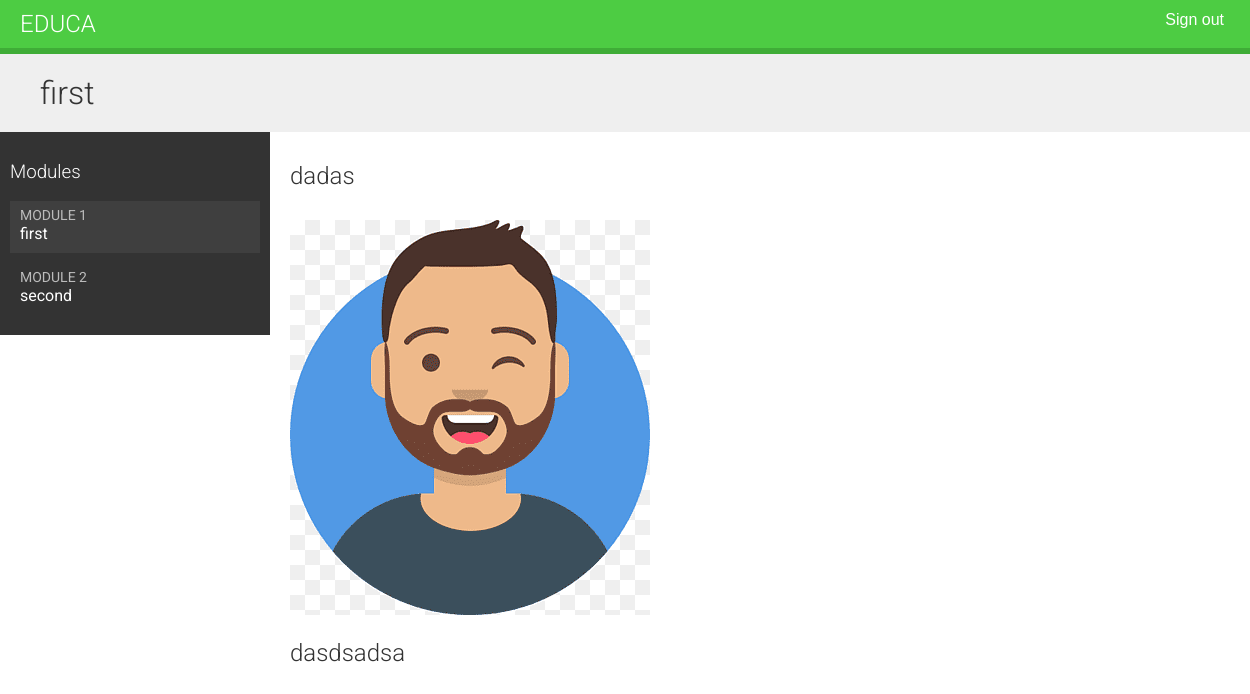
/students/course/1/ (signed in), run on the app's committed database.
### courses/models.py (models this page shows, shortened)
class Module(models.Model):
    course = models.ForeignKey(Course, related_name="modules", on_delete=models.CASCADE)
    title = models.CharField(max_length=200)
    description = models.TextField(blank=True)
    order = OrderField(blank=True, for_fields=["course"])
    class Meta:
        ordering = ["order"]

class Content(models.Model):
    module = models.ForeignKey(
        Module, related_name="contents", on_delete=models.CASCADE
    )
    content_type = models.ForeignKey(
        ContentType,
        on_delete=models.CASCADE,
        limit_choices_to={"model__in": ("text", "video", "image", "file")},
    )
    object_id = models.PositiveIntegerField()
    item = GenericForeignKey("content_type", "object_id")
    order = OrderField(blank=True, for_fields=["module"])
    class Meta:
        ordering = ["order"]

class ItemBase(models.Model):
    owner = models.ForeignKey(
        User, related_name="%(class)s_related", on_delete=models.CASCADE
    )
    title = models.CharField(max_length=250)
    created = models.DateTimeField(auto_now_add=True)
    updated = models.DateTimeField(auto_now=True)
    class Meta:
        abstract = True
    def render(self):
        return render_to_string(
            f"courses/content/{self._meta.model_name}.html",
            {"item": self},
        )

class Image(ItemBase):
    file = models.FileField(upload_to="images")

class Video(ItemBase):
    url = models.URLField()

### students/views.py (the view)
class StudentCourseDetailView(DetailView):
    model = Course
    template_name = "students/course/detail.html"
    def get_queryset(self):
        qs = super().get_queryset()
        return qs.filter(students__in=[self.request.user])
    def get_context_data(self, **kwargs):
        context = super().get_context_data(**kwargs)
        course = self.get_object()
        if "module_id" in self.kwargs:
            context["module"] = course.modules.get(id=self.kwargs["module_id"])
        else:
            context["module"] = course.modules.all()[0]
        return context

### students/templates/students/course/detail.html (shortened to what this page needs)
{% extends "base.html" %}
{% block content %}
  <h1>
    {{ module.title }}
  </h1>
  <div class="contents">
    <h3>Modules</h3>
    <ul id="modules">
      {% for m in object.modules.all %}
        <li data-id="{{ m.id }}" {% if m == module %}class="selected"{% endif %}>
          <a href="{% url "student_course_detail_module" object.id m.id %}">
            <span>
              Module <span class="order">{{ m.order|add:1 }}</span>
            </span>
            <br>
            {{ m.title }}
          </a>
        </li>
      {% empty %}
        <li>No modules yet.</li>
      {% endfor %}
    </ul>
  </div>
  <div class="module">
    {% for content in module.contents.all %}
      {% with item=content.item %}
        <h2>{{ item.title }}</h2>
        {{ item.render }}
      {% endwith %}
    {% endfor %}
  </div>
{% endblock %}

### courses/templates/courses/content/image.html
<p>
    <img src="{{ item.file.url }}" alt="{{ item.title }}">
</p>

### courses/static/css/base.css (style rules this page uses)
body { margin:0; font-family:'Roboto', sans-serif; font-weight:400; color:#333; }
a { color:#3fad37; text-decoration:none; }
ul { float:left; }
h1, h2, h3, h4, h5, h6 { font-family:'Roboto', sans-serif; font-weight:300; }
h1 { background:#efefef; width:100%; overflow:auto; padding:20px 0 20px 40px; margin:0; }
.module { padding:10px 20px; float:left; width:600px; }
.module p { margin:10px 0 20px; width:100%; float:left; }
.contents { width:20%; padding:10px; float:left; background:#333; color: #fff; font-family:'Roboto', sans-serif; }
.contents ul { list-style:none; margin:0; padding:0; width:100%; }
.contents ul li { margin:0 0 10px 0; padding:4px 10px 10px; overflow:auto; cursor:move; }
.contents ul li.selected { background:#3f3f3f; }
.contents ul span { text-transform:uppercase; color:#bbb; font-size:14px; }
.contents ul a { display:block; color:#fff; text-decoration:none; }

### data on the page
Module: title "first", order|add "1"
Module: order|add "2", title "second"
Content: item "dadas", item.file (placeholder picture)
Content: item "dasdsadsa"
